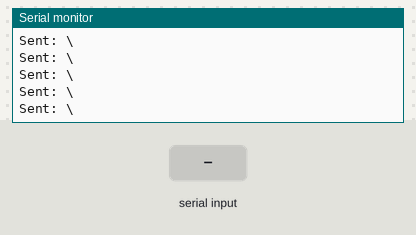
A sketch run on a simulated Arduino Uno, built with avr-gcc and run on an emulated ATmega328P. On the bench: the last lines printed to the serial monitor. Inputs (shaded band) come from the test bench.

Above: at 2.2 s.
2.3 s: "1" received over the second serial link
At 2.33 s:
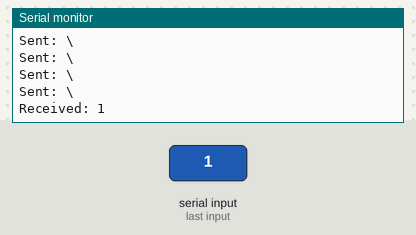
3.8 s: "1" received over Serial
At 3.85 s:
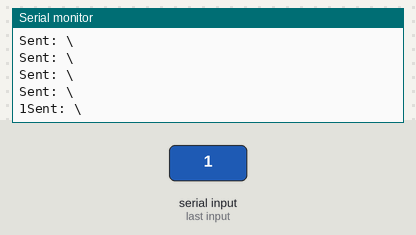
5.3 s: "0" received over Serial
At 5.37 s:
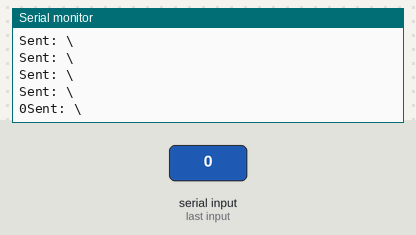
6.8 s: "0" received over the second serial link
At 6.89 s:
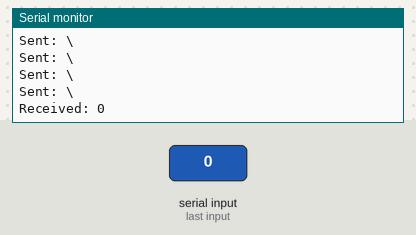

Measured:
- after the input at 2.3 s, the serial monitor: prints a new line at once (image 1)
- after the input at 3.8 s, the serial monitor: prints a new line after 0.05 s (image 2)
- after the input at 5.3 s, the serial monitor: prints a new line after 0.07 s (image 3)
- after the input at 6.8 s, the serial monitor: prints a new line after 0.09 s (image 4)

The sketch:

Main_MASTER.ino
```cpp
//  Code for Train 2 by Team C2
//
//  MASTER Module (Control Box)
//
//  Arduino Uno Pins to HM-10 Bluetooth Pins
//  5V out to BT VCC
//  GND to BT GND
//  D8 (SS RX) to BT TX
//  D9 (SS TX) to BT RX, optimally through a voltage divider (5v to 3.3v)

#include <AltSoftSerial.h>
AltSoftSerial BTserial;

char c = ' ';

void setup(){
  setupBT();
}

void loop(){
  readBT();
  readSerial();
  char commands[] = {'P', 'R', 'T', 'V', '\\', 'X', 'Z'}; // sample command characters
  sendBT(commands[4]);
  delay(100);
}
```

Methods.ino
```cpp
void setupBT(){
  Serial.begin(9600);
  Serial.print("Sketch:   ");   Serial.println(__FILE__);
  Serial.print("Uploaded: ");   Serial.println(__DATE__);
  Serial.println(" ");
  BTserial.begin(9600);  // initiate communications to HM-10 master module
  Serial.println("BTserial started at 9600");
//  forceConnection();  // only uncomment if connection cannot be established
  delay(1000); // wait for 1 second to ensure connection has settled
}

// This method will only work if there is no active connection between the modules.
void forceConnection() {
  BTserial.print("AT+IMME1"); // set Manual Connection Mode -> ON
  BTserial.print("AT+ROLE1"); // set role to MASTER
  BTserial.print("AT+RESET" ); // reset module
  BTserial.print("AT+COND43639D8A20A"); // connect to physically-specified HM-10 module
  BTserial.print("AT+IMME0"); // set Auto Connection Mode -> ON
  BTserial.print("AT+RESET"); // reset module
}

// Receive status messages from State Machine over Bluetooth.
void readBT(){
  if (BTserial.available()){
    c = BTserial.read();
    Serial.println((String)"Received: " + c);
  }
}

// Read from the Serial Monitor and send to the Bluetooth module.
void readSerial(){
  if (Serial.available()) {
    c = Serial.read();
    if (c != 10 & c != 13 ){  // Do not send line end characters to the HM-10
      BTserial.write(c);
    }
    Serial.write(c); // Echo user input onto serial monitor.
  }
}

// Send command characters to State Machine over Bluetooth.
void sendBT(char command){
  BTserial.write(command);
  Serial.println((String)"Sent: " + command);
}
```
